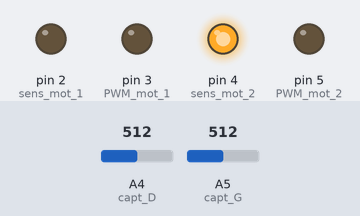
Bench run of a sketch on a simulated Arduino Uno, built with avr-gcc and run on an emulated ATmega328P. Parts: output pins drawn as LEDs (lit = HIGH). The inputs (shaded band) are chosen by the test bench; at power-on: A4 (capt_D) = 512, A5 (capt_G) = 512.

Above: at 1.2 s.
1.3 s: A4 (capt_D) set to 261
2.8 s: A4 (capt_D) set to 242
At 3.9 s:
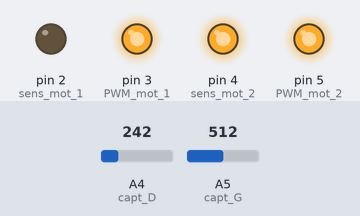
4.3 s: A5 (capt_G) set to 783
5.8 s: A5 (capt_G) set to 816
At 6.6 s:
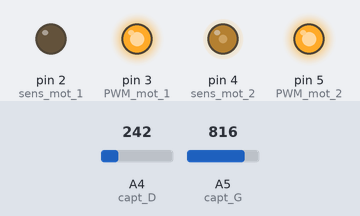
7.3 s: A5 (capt_G) set to 790
At 8.5 s:
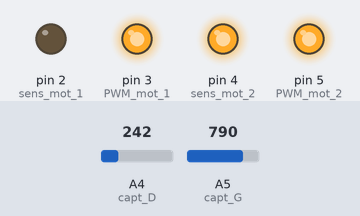
8.8 s: A4 (capt_D) set to 781
10.3 s: A4 (capt_D) set to 817
Timing chart, 0 to 12.8 s (numbered marks = the images above; inputs shaded):
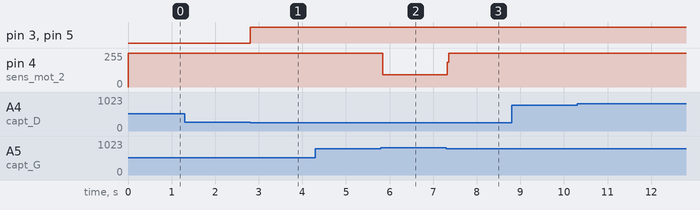

The sketch:

Prg_Suivie_Ligne.ino
```cpp
#define capt_G A5
#define capt_D A4
#define sens_mot_1 2
#define sens_mot_2 4
#define PWM_mot_1 3
#define PWM_mot_2 5
unsigned int vitesse;
unsigned int pos_G;
unsigned int pos_D;
void setup() {
  // put your setup code here, to run once:
  pinMode(sens_mot_1,OUTPUT);
  pinMode(sens_mot_2,OUTPUT);
  digitalWrite(sens_mot_1, LOW);
  digitalWrite(sens_mot_2, HIGH);
  vitesse = 255;
}

void loop() {
  // put your main code here, to run repeatedly:
  if (analogRead(capt_G) && analogRead(capt_D) >= 800)
  {
    if (pos_G >= 800)
    {
      digitalWrite(sens_mot_1, LOW);
      digitalWrite(sens_mot_2, LOW);
      analogWrite(PWM_mot_1,vitesse);
      analogWrite(PWM_mot_2,vitesse);
    }
    if (pos_D >= 800)
    {
      digitalWrite(sens_mot_1, HIGH);
      digitalWrite(sens_mot_2, HIGH);
      analogWrite(PWM_mot_1,vitesse);
      analogWrite(PWM_mot_2,vitesse);
    }
    }

  if (analogRead(capt_G) && analogRead(capt_D) <= 250)
  {
    digitalWrite(sens_mot_1, LOW);
    digitalWrite(sens_mot_2, HIGH);
    analogWrite(PWM_mot_1,vitesse);
    analogWrite(PWM_mot_2,vitesse);
    pos_G = analogRead(capt_G);
    pos_D = analogRead(capt_D);
  }
  if (analogRead(capt_G)>= 800 && analogRead(capt_D) <= 250 )
  {
    digitalWrite(sens_mot_1, LOW);
    digitalWrite(sens_mot_2, LOW);
    analogWrite(PWM_mot_1,vitesse);
    analogWrite(PWM_mot_2,vitesse);
    pos_G = analogRead(capt_G);
    pos_D = analogRead(capt_D);

  }
   if (analogRead(capt_D)>= 800 && analogRead(capt_G) <= 250 )
  {
    digitalWrite(sens_mot_1, HIGH);
    digitalWrite(sens_mot_2, HIGH);
    analogWrite(PWM_mot_1,vitesse);
    analogWrite(PWM_mot_2,vitesse);
    pos_G = analogRead(capt_G);
    pos_D = analogRead(capt_D);
  }

}
```

Measured:
- the behaviour switches between 251 and 250 on A4 (capt_D) (found by bisection; images 0 and 1)
- the behaviour switches between 799 and 800 on A5 (capt_G) (found by bisection; images 1 and 2)
- after the input at 1.3 s, every drawn part: stays the same
- after the input at 2.8 s, pin 3 (PWM_mot_1), pin 5 (PWM_mot_2): LOW → HIGH at once
- after the input at 4.3 s, every drawn part: stays the same
- after the input at 5.8 s, pin 4 (sens_mot_2): 255/255 → 92/255 at once
- after the input at 7.3 s, pin 4 (sens_mot_2): 92/255 → 255/255 at once
- after the input at 8.8 s, every drawn part: stays the same
- after the input at 10.3 s, every drawn part: stays the same
